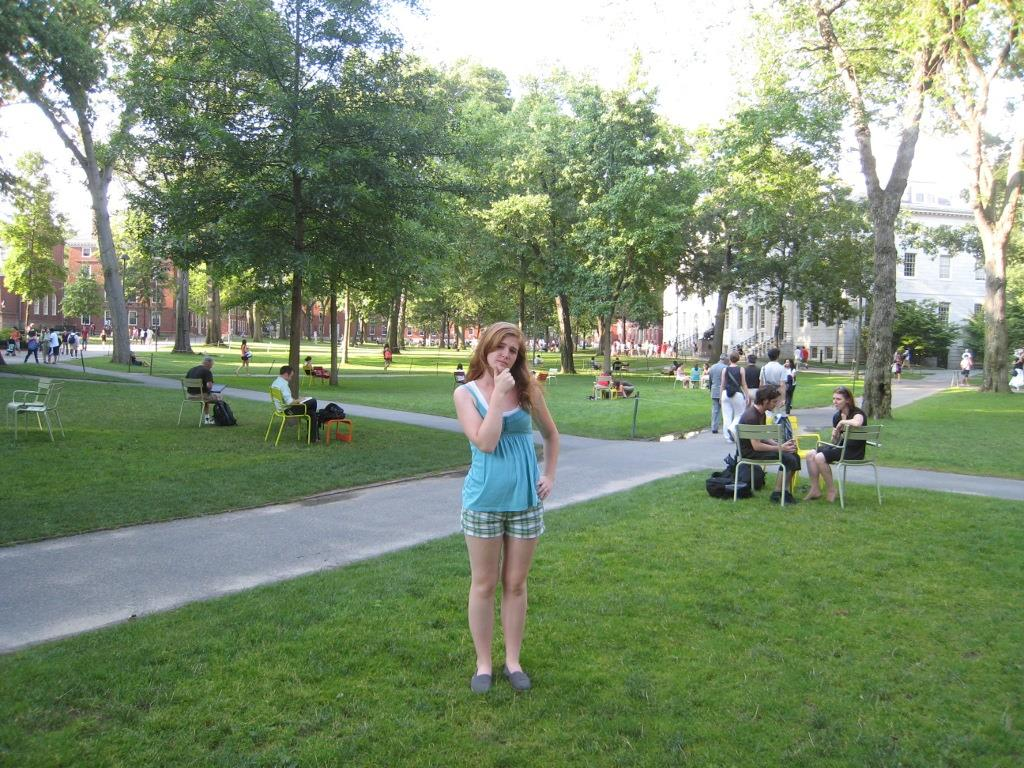
#> input picture TextureSynthesis/data/image.png, 1024 x 768 px, found by its file name
$ python main.py   (older library calls are emulated)
#> lines starting #> are read from the running program, lines starting #| are printed output that depends on the picture; after the words box and inside, x2 and y2 are one past the last pixel; in counts of white or black regions, pixels touching at a corner belong together
#!/usr/bin/env python3

from scipy.misc import imread, imsave
from time import time
import numpy as np
import matplotlib.pyplot as plt

image = imread("data/image.png", mode="RGB")

def gradient(img):
  height,width,_ = img.shape
#> height = 768; width = 1024
  result = np.zeros(shape=(height, width))
  for i in range(1, height-1):
    for j in range(1, width-1):
      for c in range(3):
        vi = float(img[i+1,j,c]) - float(img[i-1,j,c])
        vj = float(img[i,j+1,c]) - float(img[i,j-1,c])
        result[i,j] = result[i,j] + abs(vi) + abs(vj)
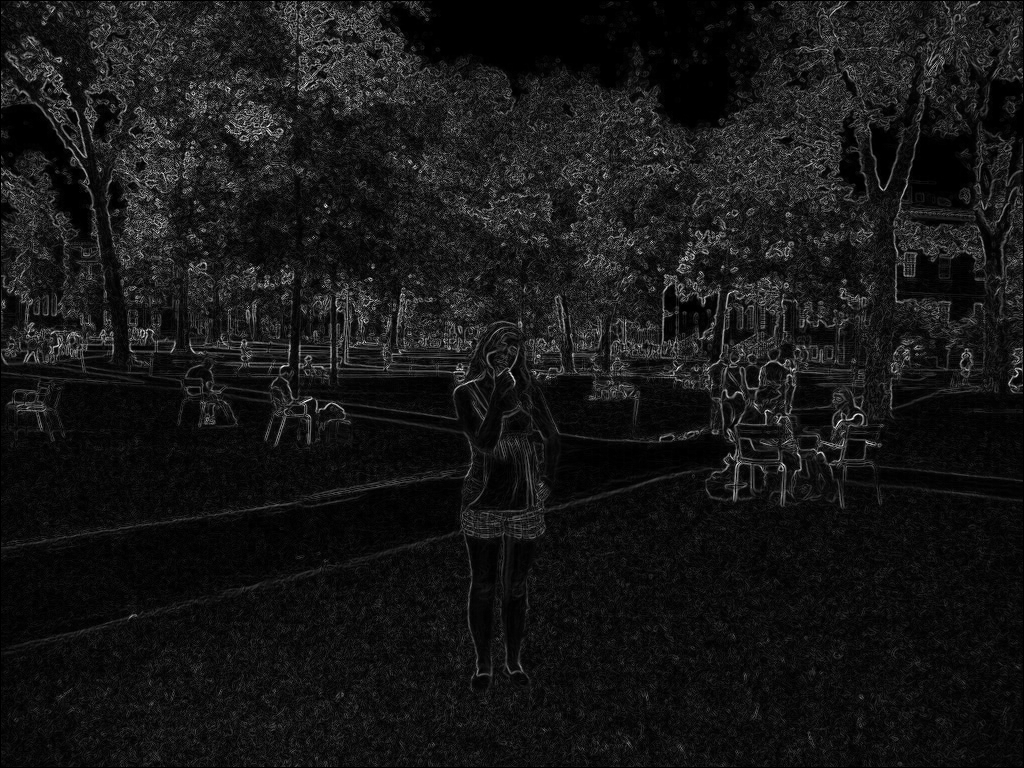
#> result: shape (768, 1024) float64; min 0, max 1068, mean 94.8; drawn with min black and max white
  return result

def dp(cost):
  height,width = cost.shape
  dyn = np.zeros(shape=(height, width))
  for i in range(1, height):
    dyn[i,0] = float("inf")
    dyn[i,width-1] = float("inf")
    for j in range(1, width-1):
      dyn[i,j] = cost[i,j] + min([dyn[i-1,j-1], dyn[i-1,j], dyn[i-1,j+1]])
  remove = [0]
  for j in range(1, height):
    if dyn[height-1][j] < dyn[height-1][remove[0]]:
      remove[0] = j
  for i in reversed(range(height-1)):
    next = 0
    for j in [-1,0,1]:
      if dyn[i+1][remove[-1]] == dyn[i][remove[-1]+j] + cost[i+1][remove[-1]]:
        next = remove[-1]+j
    remove.append(next)
  return list(reversed(remove))

plt.imshow(image)
plt.show()

print("Compute cost function")
starting_time = time()
cost = gradient(image)
ending_time = time()
print("Done in %.3lfs" % (ending_time - starting_time))
imsave("results/cost_init.png", cost)
plt.imshow(cost, cmap='gray')
plt.show()

print("Dynamic programming")
starting_time = time()
remove = []
max_value = cost.max()
#> max_value = 1068
for repeat in range(10):
  height,width = cost.shape
  remove.append(dp(cost))
  for i in range(height):
    cost[i][remove[-1][i]] = float("inf")
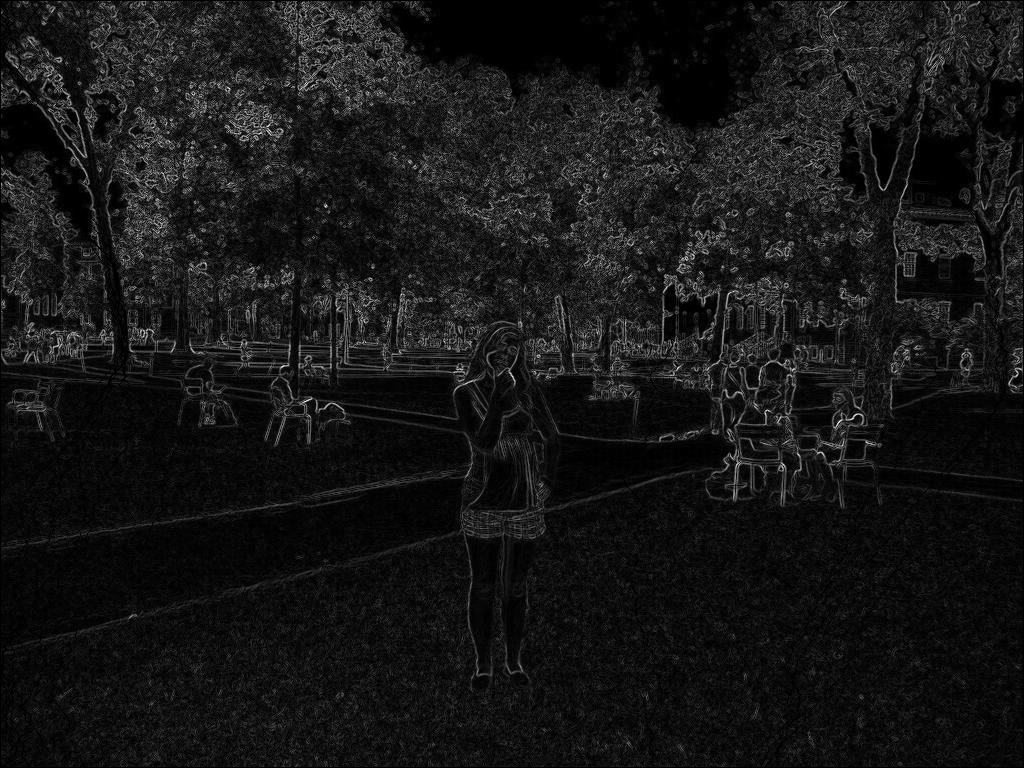
#> cost: shape (768, 1024) float64; 0.98% of pixels changed, all inside (x1, y1, x2, y2) = (1, 0, 1008, 768); drawn with min black, max white, NaN and infinite black
#> after the loop, remove = 10 items
cost = np.minimum(max_value, cost)
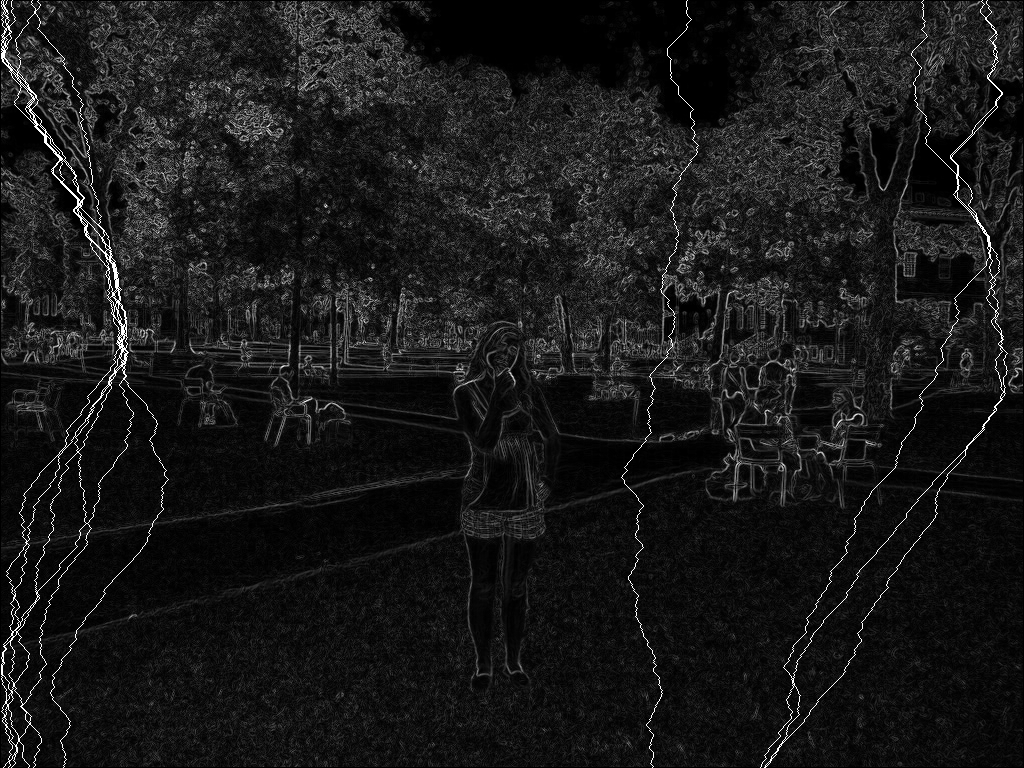
#> cost: shape (768, 1024) float64; min 0, max 1068, mean 105; drawn with min black and max white
ending_time = time()
print("Done in %.3lfs" % (ending_time - starting_time))
imsave("results/cost_remove.png", cost)
plt.imshow(cost, cmap='gray')
plt.show()

remove = list(map(list, zip(*remove)))
#> remove = 768 items

new_image = []
for i in range(len(remove)):
  r = np.delete(image[i,:,0], remove[i])
  g = np.delete(image[i,:,1], remove[i])
  b = np.delete(image[i,:,2], remove[i])
  new_image.append(np.transpose([r,g,b]))
#> after the loop, new_image = 768 items
new_image = np.array(new_image)
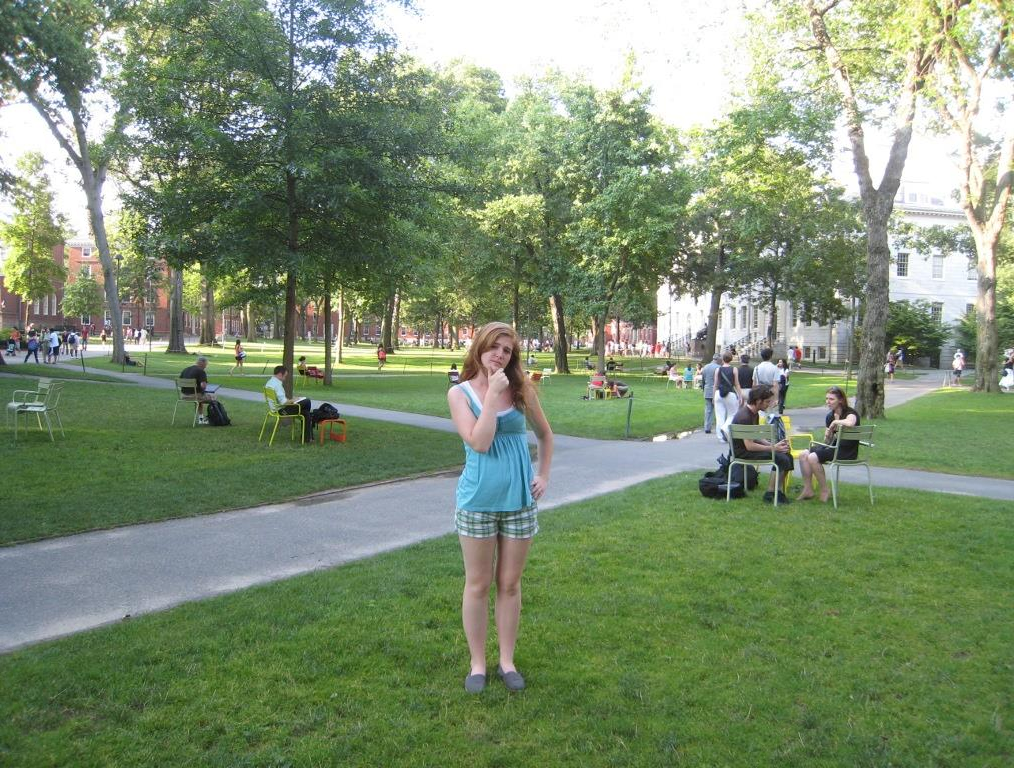
#> new_image: shape (768, 1014, 3); mean of channels 0, 1, 2 124.7, 142, 111.9; drawn as R, G, B

imsave("results/image_input.png", image)
imsave("results/image_output.png", new_image)
plt.imshow(new_image)
plt.show()
